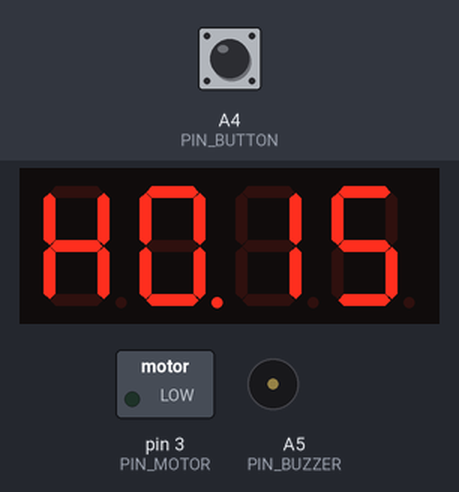
This sketch was run on a simulated Arduino Uno, built with avr-gcc and run on an emulated ATmega328P. Shown: 4-digit seven-segment display, switched loads named in the sketch (green lamp = pin HIGH), buzzer (waves = sounding, pin HIGH). Wiring (inferred from the names in the program): 4-digit 7-segment display, segments lit when LOW: segments pin 13, A1, pin 5, pin 7, pin 8, A0, pin 4, pin 6; digit selects pin 10, pin 11, pin 9, pin 12. The test bench sets the inputs (shaded band); at power-on: A4 (PIN_BUTTON) HIGH. The segment pins are drawn as the display they are named for; pins used as bus, display or sensor lines are not drawn.

Above: at 1.7 s.
1.8 s: A4 (PIN_BUTTON) pulled LOW for 1 s
At 9.6 s:
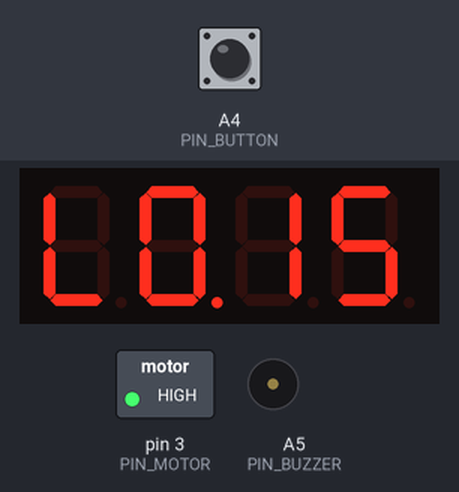
At 11.5 s:
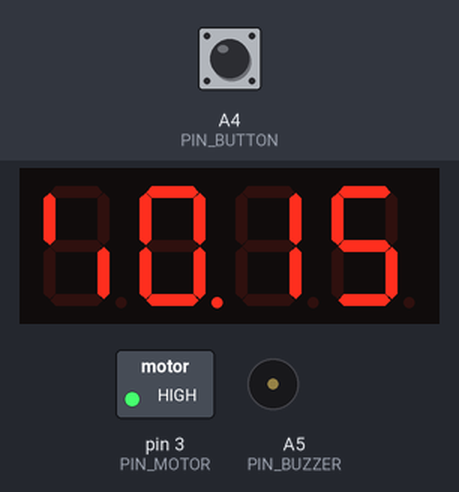
Timing chart, 0 to 13.0 s (numbered marks = the images above; inputs shaded):
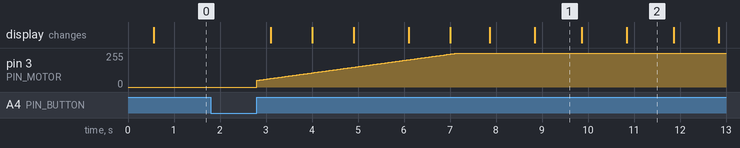

Measured:
- after the input at 1.8 s, pin 3 (PIN_MOTOR): moves from 0/255 to 255/255 over 4.4 s, starting after 1.0 s; the display: first changes after 1.3 s (image 1 shows a later state)
- what the display in image 1 shows lasts 1.1 s, from 8.8 s to 9.9 s

The sketch:

AcetoneBox.ino
```cpp
const uint8_t SETTINGS_FAN_ENABLE_SECONDS = 30; // < 59
const uint8_t SETTINGS_RUN_FAN_EVERY_X_MIN = 5; // < 59
const bool SETTINGS_COMMON_ANODE = true; // anode is +
const uint8_t SETTINGS_MOTOR_START_POWER = 50;
const uint8_t SETTINGS_MOTOR_MAX_POWER = 255;

const uint8_t PIN_BUZZER = A5;
const uint8_t PIN_BUTTON = A4;
const uint8_t PIN_MOTOR = 3;
const uint8_t PIN_7SEG_DIGITS [4] = {10, 11, 9, 12};
const uint8_t PIN_7SEG_CHARS [8] = {4, A0, 8, 7, 5, A1, 13, 6};

const uint8_t CHARS[11] = {
  //ZABCDEFG
  0b10000001,
  0b11001111,
  0b10010010,
  0b10000110,
  0b11001100,
  0b10100100,
  0b10100000,
  0b10001111,
  0b10000000,
  0b10000100,
  0b11001000
};

class Button {
  public:
    uint8_t pin = 2;
    bool inversed = false;
    bool pullup = false;
    bool isPressed = false;
    bool isPressedOld = false;
    uint32_t pressTime;
    uint32_t releaseTime;
    bool isPressProcessed = true;
    bool isReleaseProcessed = true;
    Button(){}
    Button(uint8_t pinIn, bool inversedIn, bool pullupIn){
      pin = pinIn;
      inversed = inversedIn;
      pullup = pullupIn;
    }

    bool pressProcessed() {
      if (!isPressProcessed){
        isPressProcessed = true;
        return false;
      }
      return true;
    }
    bool releaseProcessed() {
      if (!isReleaseProcessed){
        isReleaseProcessed = true;
        return false;
      }
      return true;
    }
};

const uint8_t btnsCount = 1;
Button btns[btnsCount];

void buttonsCheck() {
   for (uint8_t i = 0; i < btnsCount; i++) {
    btns[i].isPressed = digitalRead(btns[i].pin);
    if (btns[i].inversed)
      btns[i].isPressed = !btns[i].isPressed;

    if (btns[i].isPressed && !btns[i].isPressedOld) {
      btns[i].pressTime = millis();
      btns[i].isReleaseProcessed = false;
    } else
    if (!btns[i].isPressed && btns[i].isPressedOld) {
      btns[i].releaseTime = millis();
      btns[i].isPressProcessed = false;
    }
    btns[i].isPressedOld = btns[i].isPressed;
  }
}

bool buzzerEnabled = false;
uint32_t buzzerTimer = 0;
uint32_t buzzerDelay = 500;
bool buzzerBeep = false;

uint32_t segTimer = 0;
uint32_t segDelay = 1;
uint8_t segDigitNow = 0;
uint8_t segMode = 0;
uint8_t hours = 0;
uint8_t minutes = 15;
uint8_t seconds = 59;
uint32_t countdownTimer = 0;
uint32_t countdownDelay = 1000;

void doChar() {
  if (segMode == 0) {
    if (segDigitNow == 0) {
      for (uint8_t i = 0; i < 8; i++)
        digitalWrite(PIN_7SEG_CHARS[i], (CHARS[10] >> i) & 1 == SETTINGS_COMMON_ANODE);
    } else if (segDigitNow == 1){
      for (uint8_t i = 0; i < 8; i++)
        digitalWrite(PIN_7SEG_CHARS[i], (CHARS[hours] >> i) & 1 == SETTINGS_COMMON_ANODE);
      digitalWrite(PIN_7SEG_CHARS[7], !SETTINGS_COMMON_ANODE);
    } else if (segDigitNow == 2){
      for (uint8_t i = 0; i < 8; i++)
        digitalWrite(PIN_7SEG_CHARS[i], (CHARS[(minutes / 10) % 10] >> i) & 1 == SETTINGS_COMMON_ANODE);
    } else if (segDigitNow == 3){
      for (uint8_t i = 0; i < 8; i++)
        digitalWrite(PIN_7SEG_CHARS[i], (CHARS[minutes % 10] >> i) & 1 == SETTINGS_COMMON_ANODE);
    }
  } else if (segMode == 1) {
    if (segDigitNow == 0){
      for (uint8_t i = 0; i < 8; i++)
        digitalWrite(PIN_7SEG_CHARS[i + 1], (~(59 - seconds) >> i) & 1 == SETTINGS_COMMON_ANODE);
      digitalWrite(PIN_7SEG_CHARS[0], SETTINGS_COMMON_ANODE);
    } else if (segDigitNow == 1){
      for (uint8_t i = 0; i < 8; i++)
        digitalWrite(PIN_7SEG_CHARS[i], (CHARS[hours] >> i) & 1 == SETTINGS_COMMON_ANODE);
      digitalWrite(PIN_7SEG_CHARS[7], !SETTINGS_COMMON_ANODE);
    } else if (segDigitNow == 2){
      for (uint8_t i = 0; i < 8; i++)
        digitalWrite(PIN_7SEG_CHARS[i], (CHARS[(minutes / 10) % 10] >> i) & 1 == SETTINGS_COMMON_ANODE);
    } else if (segDigitNow == 3){
      for (uint8_t i = 0; i < 8; i++)
        digitalWrite(PIN_7SEG_CHARS[i], (CHARS[minutes % 10] >> i) & 1 == SETTINGS_COMMON_ANODE);
    }
  } else {
    for (uint8_t i = 0; i < 8; i++)
      digitalWrite(PIN_7SEG_CHARS[i], !buzzerBeep);
  }
}

void doSegments(){
  digitalWrite(PIN_7SEG_DIGITS[segDigitNow], !SETTINGS_COMMON_ANODE);
  segDigitNow++;
  if (segDigitNow == 4)
    segDigitNow = 0;
  doChar();
  digitalWrite(PIN_7SEG_DIGITS[segDigitNow], SETTINGS_COMMON_ANODE);
}

uint8_t motorPower = 0;
uint32_t motorTimer = 0;
uint32_t motorDelay = 20;
bool motorEnabled = false;
uint8_t senods_for_fan = 60 - SETTINGS_FAN_ENABLE_SECONDS;
void motorWork() {
  if (segMode == 1) {
    if (millis() > motorTimer) {
      motorTimer = millis() + motorDelay;
      if (minutes % SETTINGS_RUN_FAN_EVERY_X_MIN == 0 && seconds > senods_for_fan)
        motorEnabled = true;
      else
        motorEnabled = false;
      if (motorEnabled) {
        if (motorPower < SETTINGS_MOTOR_MAX_POWER)
          motorPower++;
        if (motorPower < SETTINGS_MOTOR_START_POWER)
          motorPower = SETTINGS_MOTOR_START_POWER;
      } else {
        if (motorPower > 0)
          motorPower--;
        if (motorPower < SETTINGS_MOTOR_START_POWER)
          motorPower = 0;
      }
      analogWrite(PIN_MOTOR, motorPower);
    }
  } else {
    analogWrite(PIN_MOTOR, 0);
  }
}

void setup() {
  pinMode(PIN_MOTOR, OUTPUT);
  pinMode(PIN_BUZZER, OUTPUT);
  pinMode(PIN_BUTTON, INPUT_PULLUP);
  btns[0] = Button(PIN_BUTTON, true, true);
  for (uint8_t i = 0; i < 8; i++) {
    pinMode(PIN_7SEG_CHARS[i], OUTPUT);
    digitalWrite(PIN_7SEG_CHARS[i], 1);
  }
  for (uint8_t i = 0; i < 4; i++) {
    pinMode(PIN_7SEG_DIGITS[i], OUTPUT);
    digitalWrite(PIN_7SEG_DIGITS[i], 0);
  }
  delay(500);
  for (uint8_t i = 0; i < 4; i++) {
    digitalWrite(PIN_7SEG_DIGITS[i], 1);
  }
}

void loop() {
  buttonsCheck();
  motorWork();
  if (segMode == 0){
    if (!btns[0].pressProcessed()) {
      if (btns[0].releaseTime - btns[0].pressTime > 10) {
        if (btns[0].releaseTime - btns[0].pressTime < 1000) {
          minutes += 15;
          if (minutes > 59) {
            hours++;
            minutes = 0;
          }
          if (hours > 3){
            hours = 0;
            minutes =  15;
          }
        } else {
          segMode = 1;
          seconds = 59;
          countdownTimer = millis();
        }
      }
    }
  }
  if (segMode == 1) {
    if (millis() > countdownTimer) {
      countdownTimer += countdownDelay;
      if (seconds > 0)
        seconds--;
      else {
        if (minutes > 0){
          minutes--;
          seconds = 59;
        } else {
          if (hours > 0) {
            seconds = 59;
            minutes = 59;
            hours--;
          } else {
            segMode = 2;
          }
        }
      }
    }
  }
  if (segMode == 2){
    if (millis() > buzzerTimer) {
      buzzerTimer = millis() + buzzerDelay;
      buzzerBeep = !buzzerBeep;
      digitalWrite(PIN_BUZZER, buzzerBeep);
    }
  }
  if (millis() > segTimer){
    segTimer = millis() + segDelay;
    doSegments();
  }
}
```
